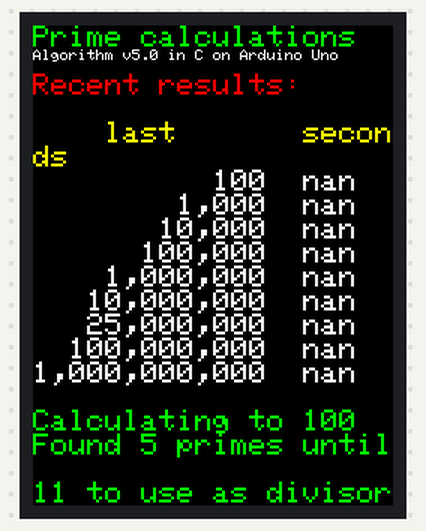
Bench run of a sketch on a simulated Arduino Mega 2560, built with avr-gcc and run on an emulated ATmega2560. Parts: 240×320 colour display. EEPROM starts erased; what the sketch prints to the serial monitor is not drawn.

Above: at 5.48 s.
At 5.9 s:
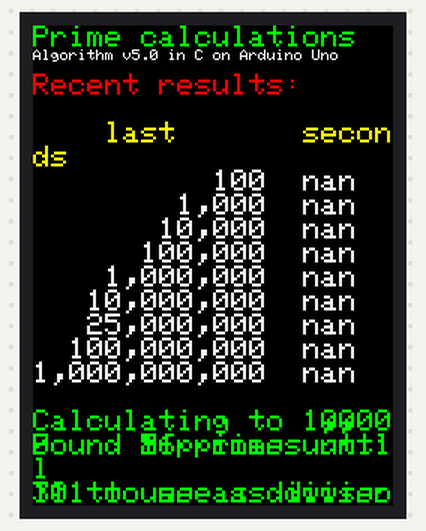
At 7.7 s:
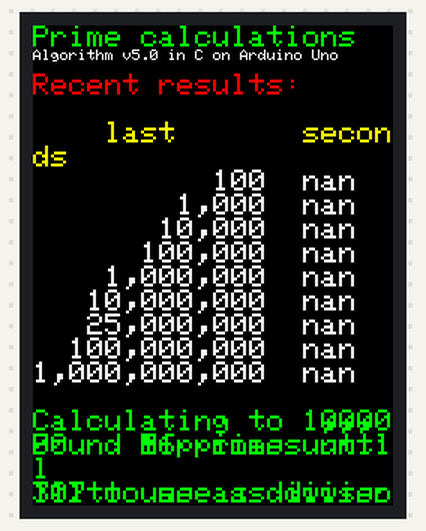
At 37.3 s:
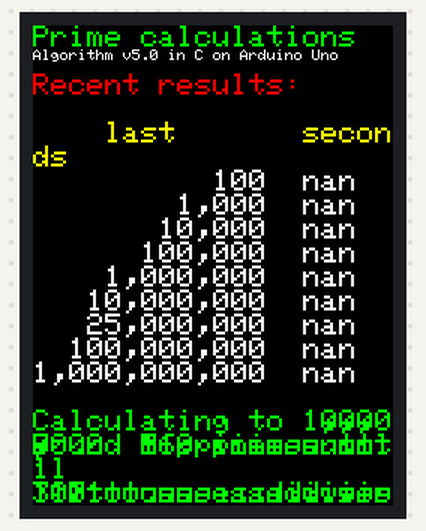

Measured:
- what the display in image 2 shows lasts 29.6 s, from 7.6 s to 37.2 s

The sketch:

prime_ArduinoMega_tft_480x320.ino
```cpp
/* Prime numbers in Arduino C v5.3 2024/01/16 for Arduino Mega 2560 */
// Put results onto the 480x320 TFT screen

#include <time.h>
#include <math.h>
#include <EEPROM.h>
#include <Adafruit_GFX.h>    // Core graphics library
#include <MCUFRIEND_kbv.h>   // Hardware-specific library for 3.5" 480x320 lcd

// Assign human-readable names to some common 16-bit color values:
#define	BLACK   0x0000
#define	BLUE    0x001F
#define	RED     0xF800
#define	GREEN   0x07E0
#define CYAN    0x07FF
#define MAGENTA 0xF81F
#define YELLOW  0xFFE0
#define WHITE   0xFFFF

MCUFRIEND_kbv tft;

double start;
int8_t column = 10;
uint32_t found = 4;   // we already know 2, 3, 5, 7
int8_t divisors = found;
int8_t missing = 0;  // not yet calculated values
int8_t color   = 0;
uint16_t primes[2632] = {3, 5, 7}; // only 3402 primes to 31623 = sqrt(1000000000)
const int8_t led = LED_BUILTIN; // LED_BUILTIN
const uint32_t scope[]     = {100, 1000, 10000, 100000, 1000000, 10000000, 25000000, 100000000, 1000000000, 2147483647, 4294967295};
const uint32_t nr_primes[] = {25, 168, 1229, 9592, 78498, 664579, 1565927, 5761455, 50847534, 105097564, 203280221};
const char*    label[]     = {"100", "1,000", "10,000", "100,000", "1,000,000", "10,000,000", "25,000,000", "100,000,000", "1,000,000,000", "2,147,483,647", "4,294,967,295"};

void setup(void) {
  Serial.begin(9600);
  Serial.println(F("Calculating primes with output on 480x320 lcd"));
  uint16_t ID = tft.readID();
  tft.begin(ID);
  tft.setRotation(2);
  recentResults();
  delay(5000);

  Serial.print("calculating missing");
  // start calculating
  for (int i = missing; i < 9; i++) // limit of 9 instead of 11 for RAM limit of Mega 2560
  {
    long last = scope[i];
    found = 4;   // we already know 2, 3, 5, 7
    Serial.println("\n\nPrime v5.3");
    Serial.print("Primes until ");
    Serial.println(label[i]);
    tft.setCursor(0, 256);
    tft.setTextColor(GREEN);
    tft.print("Calculating to ");
    tft.print(label[i]);
    start = millis();      // use micros() for more precision
    long largest_divider = (long)(sqrt(last));
    if(largest_divider % 2 == 0)
    {
      largest_divider += 1;
    }
    find_primes(largest_divider);
    Serial.print("Found ");
    Serial.print(found);
    Serial.print(" primes until ");
    Serial.print(largest_divider);
    Serial.print(" to use as divisors.\n");
    tft.setCursor(0, 272);
    tft.print("Found ");
    tft.print(found);
    tft.println(" primes until ");
    tft.print(largest_divider);
    tft.print(" to use as divisors.\n");
    long dot = millis();
    int column = 0;
    for(long number = largest_divider + 2; number < last; number += 2)
    {
      found += is_prime_fast(number);
      if((millis() - dot) > 5000) {
        Serial.print(".");
        tft.print(".");
        dot = millis();
        column += 1;
        if(column % 2 == 0) { digitalWrite(led, HIGH); }
        else {                digitalWrite(led, LOW);  }
        if(column > 24) {
          column = 0;
          tft.setTextColor(WHITE);
          tft.setCursor(0, 320);
          elapsed_time(dot/1000);
          Serial.print(" - ");
          Serial.print(number);
          Serial.print(" ");
          Serial.print((int)(number / (last / 100)));
          Serial.print("% \n");
          if (color == 0) {
            color = 1;
            tft.setTextColor(RED);
          }
          else {
            color = 0;
            tft.setTextColor(GREEN);
          }
          tft.setCursor(0, 304);
        }
      }
    }
    const float duration = (millis() - start)/1000;
    if(duration > 2) {
      Serial.print("\n");
    }
    Serial.print("Found ");
    Serial.print(found);
    Serial.print(" prime numbers. It should be ");
    Serial.print(nr_primes[i]);
    Serial.print(".\nThis took ");
    Serial.print(duration, 3);
    Serial.print(" seconds.");
    elapsed_time(duration);
    EEPROM.put(i * 4 + 1, duration);
  }
  Serial.print("\n");
}

void loop(void) {
}

void recentResults() {
  // previous run
  Serial.print("\nGet previous results for this Arduino Uno:\n");
  Serial.print(" calculated to    time in seconds   \n");
  tft.fillScreen(BLACK);
  tft.setCursor(0, 0);
  tft.setTextColor(GREEN);
  tft.setTextSize(2);
  tft.println("Prime calculations");
  tft.setTextColor(WHITE);  tft.setTextSize(1);
  tft.println("Algorithm v5.0 in C on Arduino Uno\n");
  tft.setTextColor(RED); tft.setTextSize(2);
  tft.println("Recent results:\n");
  tft.setTextColor(YELLOW);
  tft.println("    last       seconds\n");
  tft.setTextColor(WHITE);
  float last_time_seconds = 0;
  for(int i = 0; i < 9; i++) {  // 9 is 1 billion and will take 120 days
    int spaces = 13 - strlen(label[i]);
    for(int j = 0; j < spaces; j++) { Serial.print(" "); }
    tft.setCursor(spaces * 12, 96 + i * 16);
    EEPROM.get(i * 4 + 1, last_time_seconds);
    if (last_time_seconds > 0) { missing++; }
    Serial.print(label[i]);
    Serial.print("    ");
    Serial.println(last_time_seconds, 3);
    tft.print(label[i]);
    tft.print("  ");
    tft.println(last_time_seconds, 3);
  }
}

int is_prime(long number) {
  int prime = 1;
  for (long divider = 3; divider < (long)(sqrt(number)) + 1; divider += 2)
  {
    if (number % divider == 0)
    {
      prime = 0;
      break;
    }
  }
  return prime;
}

int find_primes(long limit) {
  for(long number=11; number < limit + 1; number += 2) {
    if( is_prime(number) == 1) {
      primes[found - 1] = number;
      found++;
    }
  }
  primes[found - 1] = limit;
  divisors = found - 1;
  return 1;
}

int is_prime_fast(long number) {
  long largest_divider = (long)(sqrt(number));
  int flag_prime = 1;
  for(int i=0; i < divisors; i++)
  {
    if(number % primes[i] == 0)
    {
      flag_prime = 0;
      break;
    }
    if(primes[i] > largest_divider)
    {
      break;
    }
  }
  return flag_prime;
}

void elapsed_time(long seconds) {
  int hours = (int)seconds/3600;
  int minutes = (int)(seconds/60 - hours*60);
  int sec = (int)(seconds - minutes*60 - hours*3600);
  Serial.print(" ");
  Serial.print(hours);
  Serial.print("h ");
  Serial.print(minutes);
  Serial.print("min ");
  Serial.print(sec);
  Serial.print("s ");
  tft.print(hours);
  tft.print("h ");
  tft.print(minutes);
  tft.print("min ");
  tft.print(sec);
  tft.print("s ");
}
```
